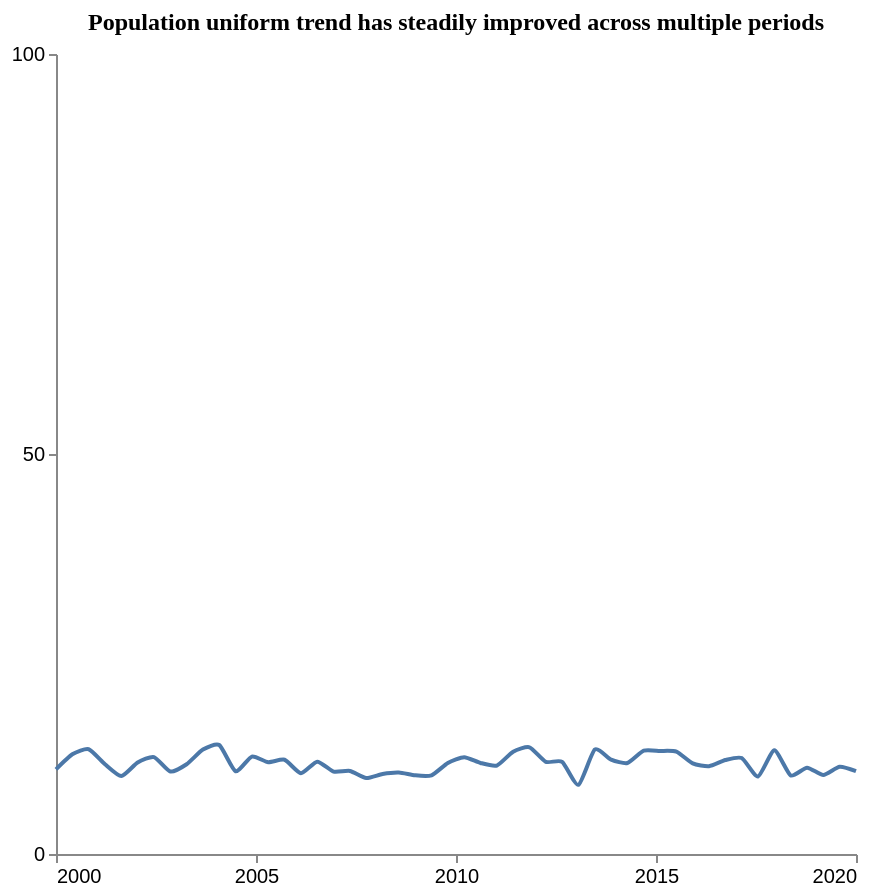

This figure's Vega-Lite source:
### Vega-Lite specification from a JSON file in a GitHub repository (floating-point values rounded to 4 significant figures)
{"$schema": "https://vega.github.io/schema/vega-lite/v5.json", "description": "Pattern: Uniform", "data": {"values": [{"X": 2000.0, "Y": 10.58}, {"X": 2000.0, "Y": 12.46}, {"X": 2001.0, "Y": 13.09}, {"X": 2001.0, "Y": 11.22}, {"X": 2002.0, "Y": 9.736}, {"X": 2002.0, "Y": 11.44}, {"X": 2002.0, "Y": 12.11}, {"X": 2003.0, "Y": 10.31}, {"X": 2003.0, "Y": 11.22}, {"X": 2004.0, "Y": 13.05}, {"X": 2004.0, "Y": 13.62}, {"X": 2004.0, "Y": 10.34}, {"X": 2005.0, "Y": 12.17}, {"X": 2005.0, "Y": 11.48}, {"X": 2006.0, "Y": 11.78}, {"X": 2006.0, "Y": 10.1}, {"X": 2007.0, "Y": 11.54}, {"X": 2007.0, "Y": 10.3}, {"X": 2007.0, "Y": 10.38}, {"X": 2008.0, "Y": 9.498}, {"X": 2008.0, "Y": 10.0}, {"X": 2009.0, "Y": 10.19}, {"X": 2009.0, "Y": 9.833}, {"X": 2009.0, "Y": 9.841}, {"X": 2010.0, "Y": 11.37}, {"X": 2010.0, "Y": 12.11}, {"X": 2011.0, "Y": 11.38}, {"X": 2011.0, "Y": 11.06}, {"X": 2011.0, "Y": 12.8}, {"X": 2012.0, "Y": 13.34}, {"X": 2012.0, "Y": 11.52}, {"X": 2013.0, "Y": 11.53}, {"X": 2013.0, "Y": 8.649}, {"X": 2013.0, "Y": 13.06}, {"X": 2014.0, "Y": 11.8}, {"X": 2014.0, "Y": 11.37}, {"X": 2015.0, "Y": 12.92}, {"X": 2015.0, "Y": 12.88}, {"X": 2016.0, "Y": 12.8}, {"X": 2016.0, "Y": 11.32}, {"X": 2016.0, "Y": 10.98}, {"X": 2017.0, "Y": 11.75}, {"X": 2017.0, "Y": 11.99}, {"X": 2018.0, "Y": 9.689}, {"X": 2018.0, "Y": 12.96}, {"X": 2018.0, "Y": 9.818}, {"X": 2019.0, "Y": 10.8}, {"X": 2019.0, "Y": 9.887}, {"X": 2020.0, "Y": 10.91}, {"X": 2020.0, "Y": 10.35}]}, "mark": {"type": "line", "interpolate": "cardinal", "tension": 0.4}, "encoding": {"x": {"field": "X", "type": "quantitative", "title": "", "axis": {"grid": false, "format": "d", "values": [2000, 2005, 2010, 2015, 2020], "tickSize": 4}, "scale": {"domain": [2000, 2020]}}, "y": {"field": "Y", "type": "quantitative", "title": "", "axis": {"grid": false, "format": "d", "values": [0, 50, 100], "tickSize": 4, "tickOpacity": 1}, "scale": {"domain": [0, 100]}}}, "title": {"text": "Population uniform trend has steadily improved across multiple periods", "anchor": "middle", "font": "Tahoma", "fontSize": 12}, "config": {"lineBreak": "^", "view": {"stroke": null}}, "height": 400, "width": 400, "autosize": "pad"}
